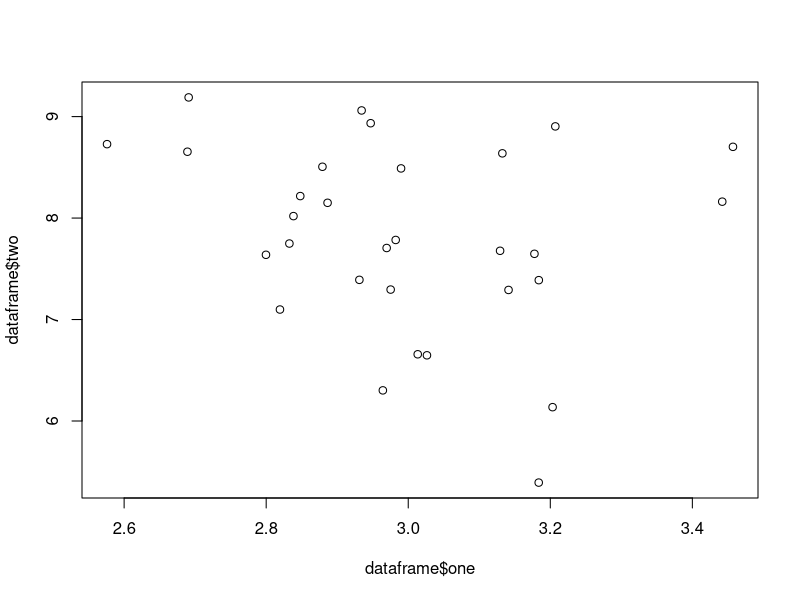
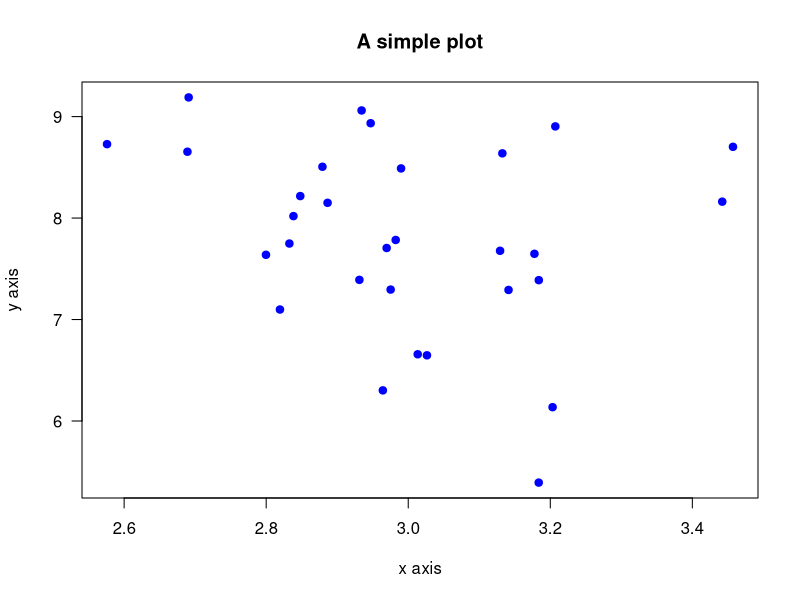

The R script that drew these images, in order:
## ---- chunk 1
variable_number <- 2+2

variable_number
## ---- chunk 2
vector_numbers <- c(variable_number, 2, 4, 5)

vector_characters <- c("Reactor", "pH", "TOC", "TN")
## ---- chunk 3
first_column <- rnorm(30, 3, 0.2)
second_column <- rnorm(30, 8, 1.2)
third_column <- runif(30, 1, 8)
dataframe <- data.frame(first_column, second_column, third_column)
head(dataframe, 5)
## ---- chunk 4
names(dataframe) <- c("one", "two", "three")
head(dataframe, 5)
## ---- chunk 5
dataframe[1:4,1:2]
## ---- chunk 6
plot(dataframe$one, dataframe$two)
## ---- chunk 7
plot(dataframe$one, dataframe$two, 
     xlab = "x axis", ylab="y axis", main="A simple plot", 
     las =1,
     pch =19, col = "blue")

